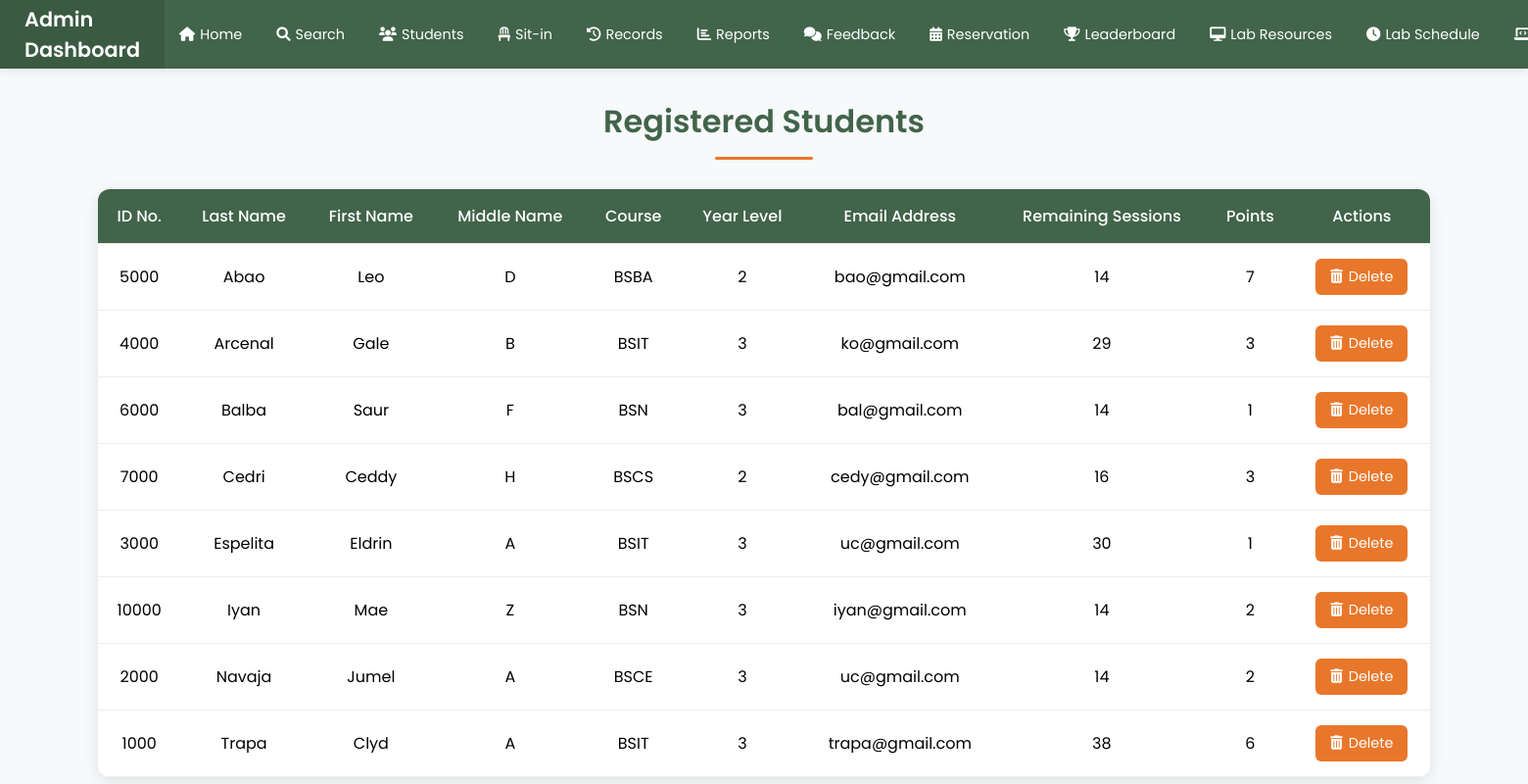
The page /students (signed in) on the database as committed earlier.
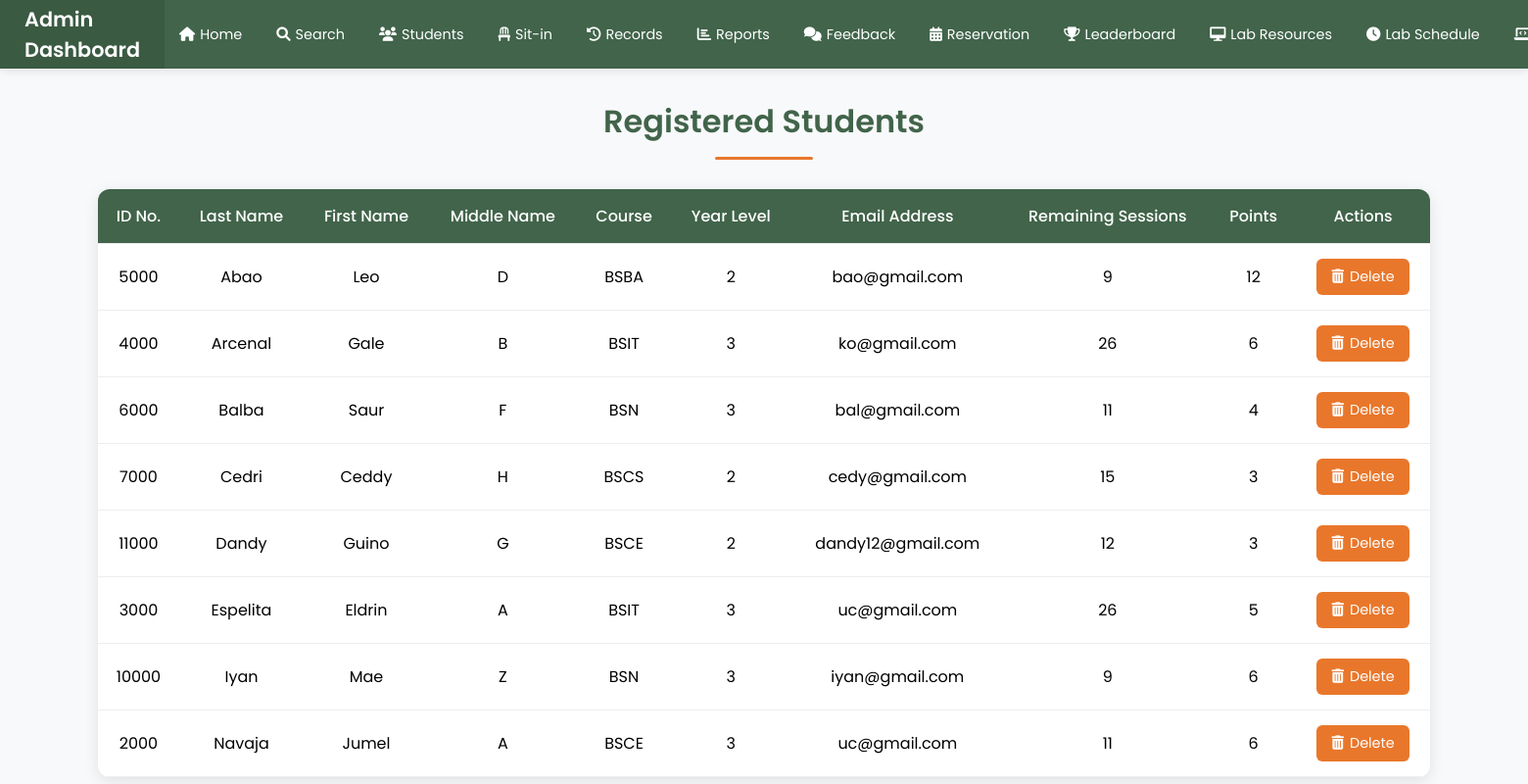
The same page on the database as committed later.
### tables this page shows
CREATE TABLE users (
            id INTEGER PRIMARY KEY AUTOINCREMENT,
            idno TEXT UNIQUE NOT NULL,
            firstname TEXT NOT NULL,
            lastname TEXT NOT NULL,
            middlename TEXT,
            course TEXT,
            year_level TEXT,
            email_address TEXT,
            password TEXT NOT NULL,
            role TEXT DEFAULT 'student',
            remaining_sessions INTEGER DEFAULT 0,
            profile_pic TEXT
        , points INTEGER DEFAULT 0);

### app.py (the view)
@app.route('/students')
def students():
    if 'admin_username' not in session:
        flash("Admin access required!", "danger")
        return redirect(url_for('admin_login'))
    conn = sqlite3.connect('users.db')
    cursor = conn.cursor()
    cursor.execute("""
        SELECT idno, lastname, firstname, middlename, course, year_level,
               email_address, remaining_sessions, role, points
        FROM users
        WHERE role = 'student'
        ORDER BY lastname, firstname
    """)
    students = cursor.fetchall()
    conn.close()
    return render_template('students.html', students=students)

### templates/students.html (shortened to what this page needs)
<!DOCTYPE html>
<html lang="en">
<head>
    <link rel="stylesheet" href="https://cdnjs.cloudflare.com/ajax/libs/font-awesome/6.0.0/css/all.min.css">
</head>
<body>
    <div class="navbar">
        <div class="logo">Admin Dashboard</div>
        <ul class="nav-links">
            <li><a href="{{ url_for('admin_dashboard') }}"><i class="fas fa-home"></i> Home</a></li>
            <li><a href="{{ url_for('search') }}"><i class="fas fa-search"></i> Search</a></li>
            <li><a href="{{ url_for('students') }}"><i class="fas fa-users"></i> Students</a></li>
            <li><a href="{{ url_for('current_sit_in') }}"><i class="fas fa-chair"></i> Sit-in</a></li>
            <li><a href="{{ url_for('sit_in_records') }}"><i class="fas fa-history"></i> Records</a></li>
            <li><a href="{{ url_for('sit_in_report') }}"><i class="fas fa-chart-bar"></i> Reports</a></li>
            <li><a href="{{ url_for('feedback_report') }}"><i class="fas fa-comments"></i> Feedback</a></li>
            <li><a href="{{ url_for('reservation') }}"><i class="fas fa-calendar-alt"></i> Reservation</a></li>
            <li><a href="{{ url_for('leaderboard') }}"><i class="fas fa-trophy"></i> Leaderboard</a></li>
            <li><a href="{{ url_for('admin_resources') }}"><i class="fas fa-desktop"></i> Lab Resources</a></li>
            <li><a href="{{ url_for('adminlabschedule') }}"><i class="fas fa-clock"></i> Lab Schedule</a></li>
            <li><a href="{{ url_for('computer_control') }}"><i class="fas fa-laptop-code"></i> computer control</a></li>
        </ul>
    </div>
    <div class="container">
        <h1 class="page-title">Registered Students</h1>
        <div class="table-container">
            <table>
                <thead>
                    <tr>
                        <th>ID No.</th>
                        <th>Last Name</th>
                        <th>First Name</th>
                        <th>Middle Name</th>
                        <th>Course</th>
                        <th>Year Level</th>
                        <th>Email Address</th>
                        <th>Remaining Sessions</th>
                        <th>Points</th>
                        <th>Actions</th>
                    </tr>
                </thead>
                <tbody>
                    {% for student in students %}
                    <tr>
                        <td>{{ student[0] }}</td>
                        <td>{{ student[1] }}</td>
                        <td>{{ student[2] }}</td>
                        <td>{{ student[3] }}</td>
                        <td>{{ student[4] }}</td>
                        <td>{{ student[5] }}</td>
                        <td>{{ student[6] }}</td>
                        <td>{{ student[7] }}</td>
                        <td>{{ student[9] if student[9] is not none else 0 }}</td>
                        <td>
                            <div class="button-container">
                                <form method="POST" action="{{ url_for('delete_student', student_id=student[0]) }}" onsubmit="return confirm('Are you sure you want to delete this student?');">
                                    <button type="submit" class="delete-btn">
                                        <i class="fas fa-trash-alt"></i>
                                        Delete
                                    </button>
                                </form>
                            </div>
                        </td>
                    </tr>
                    {% endfor %}
                </tbody>
            </table>
        </div>
    </div>
</body>
</html>

Rows that differ between the two databases and show on the page:
removed users: idno "1000", lastname "Trapa", firstname "Clyd", middlename "A", course "BSIT", year_level "3", email_address "trapa@gmail.com", remaining_sessions "38", points "6"
changed users "Abao": remaining_sessions "14" → "9"; points "7" → "12"
changed users "Arcenal": remaining_sessions "29" → "26"; points "3" → "6"
changed users "Balba": remaining_sessions "14" → "11"; points "1" → "4"
changed users "Cedri": remaining_sessions "16" → "15"
added users: idno "11000", lastname "Dandy", firstname "Guino", middlename "G", course "BSCE", year_level "2", email_address "dandy12@gmail.com", remaining_sessions "12", points "3"
changed users "Espelita": remaining_sessions "30" → "26"; points "1" → "5"
changed users "Iyan": remaining_sessions "14" → "9"; points "2" → "6"
changed users "Navaja": remaining_sessions "14" → "11"; points "2" → "6"
